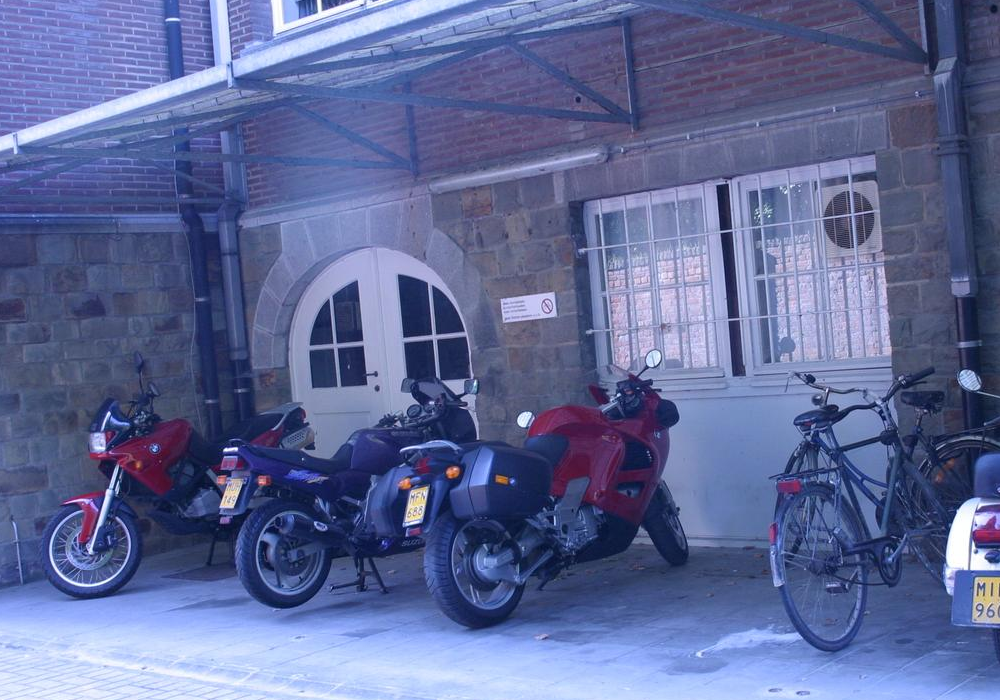
%> input picture img/bike/1.png, 1000 x 700 px
$ octave main.m   (GNU Octave 9; MATLAB toolbox functions it lacks are replaced by stand-ins)
%> lines starting %> are read from the running program, lines starting %| are printed output that depends on the picture
### Config.m
function []=Config()
%IO
global IO
global AS
global LPG
global Modeling
global L2LM

IO.data_path=strcat(pwd,'\img\');

IO.output_path=strcat(pwd,'\result\');
list=dir(fullfile(IO.data_path));
list=list(3:end);
IO.data_names=cell(length(list),1);
IO.Evaluation={'Img','Precsion','Recall','Total_Number','F_score'};

for i=1:length(list)
    IO.data_names{i}=list(i).name;
end

%parameters in a-sift
AS.ratio_test=1.5;
[AS.V]=tilts_sample2(7);

%parameters in generation of linepairs
LPG.d = 0.2;
LPG.theta = pi/18;

%parameters in modeling
Modeling.Nt=1000;
Modeling.Nr=2000;
Modeling.M=300;
Modeling.lambda_weight=1.1;
Modeling.gamma_radius=1;
Modeling.epsilon_likelyhood=0.01;
Modeling.epsilon_verification1=0.01;
Modeling.epsilon_verification2=0.05;

%parameters in L2L Matching
L2LM.d=0.1;
L2LM.o=0.5;
L2LM.Col_d=0.5;
L2LM.Col_theta=pi/18;
end

### lib/A_SIFT/tilts_sample2.m
function [V]=tilts_sample2(num_of_tilts)
%> called with num_of_tilts = 7


t_min = 1;
t_k = sqrt(2.);

% calculate the number of simulations
t = t_min * t_k .^ ((1:num_of_tilts) - 1);
num_rot = round((5*t+1) / 2);
%num_rot = round((5*t+1)); % double the number to accomdate 360 turns

num_rot(1) = 1;
num_sim = sum(num_rot);

%disp([num2str(num_sim) ' simulations']);

V=zeros(num_sim,2);

runner=1;
% simulate tilts and rotations
for tt = 1:num_of_tilts
    % tilt
    t = t_min * t_k^(tt-1);
    delta_theta = pi / num_rot(tt); % note this is 360 instead of 180 in a-sift
    for rr = 1:num_rot(tt)
        V(runner,1)=t;
        V(runner,2)= delta_theta * (rr-1);
        runner=runner+1;
    end;
end;

### lib/A_SIFT.m
function [f1,d1,f2,d2,matches,matches_all] = A_SIFT()
t1=cputime;
global AS
global IO

I1rgb=imread(strcat(IO.data_path,IO.img_name,'\1.png'));
%> I1rgb is the input picture: size 700x1000x3 uint8; mean R, G, B 94.9, 105.1, 151.7

if size(I1rgb,3)==3
    I1 = single(rgb2gray(I1rgb));
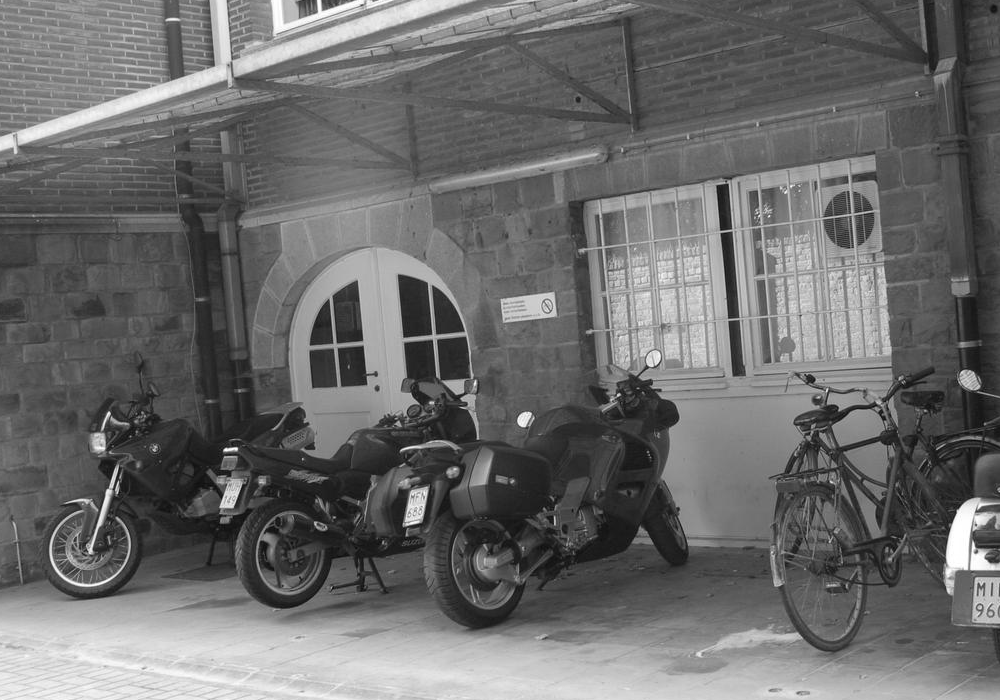
%> I1: size 700x1000 single; min 5, max 255, mean 107.3
else
    I1 = single(I1rgb);
end

I2rgb=imread(strcat(IO.data_path,IO.img_name,'\2.png'));
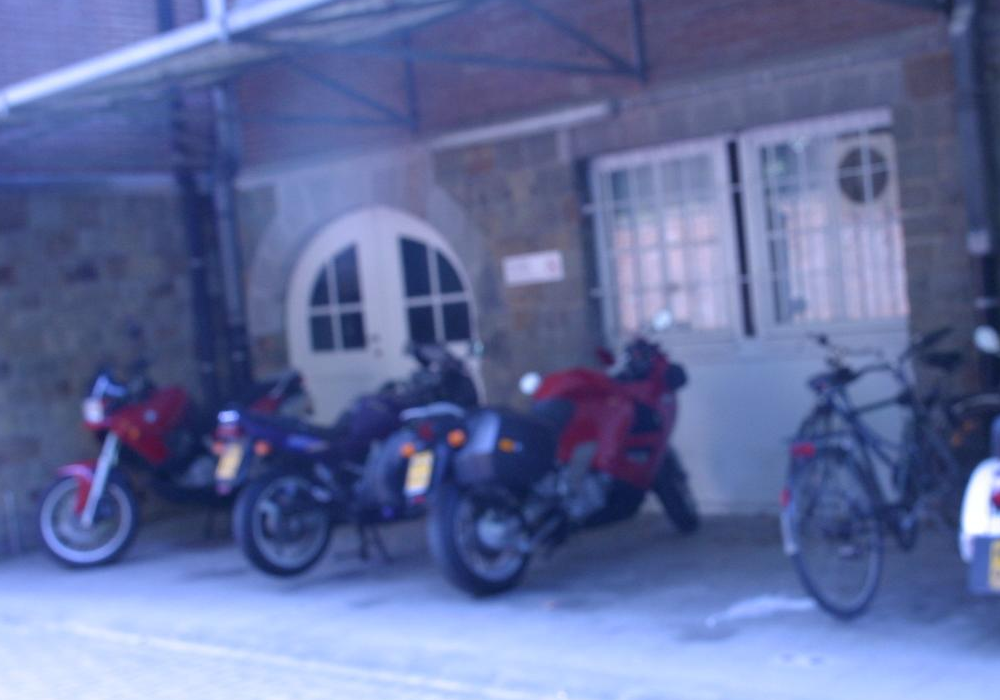
%> input picture img/bike/2.png, 1000 x 700 px
%> I2rgb is the input picture: size 700x1000x3 uint8; mean R, G, B 97.2, 109.3, 158.1
if size(I2rgb,3)==3
    I2 = single(rgb2gray(I2rgb));
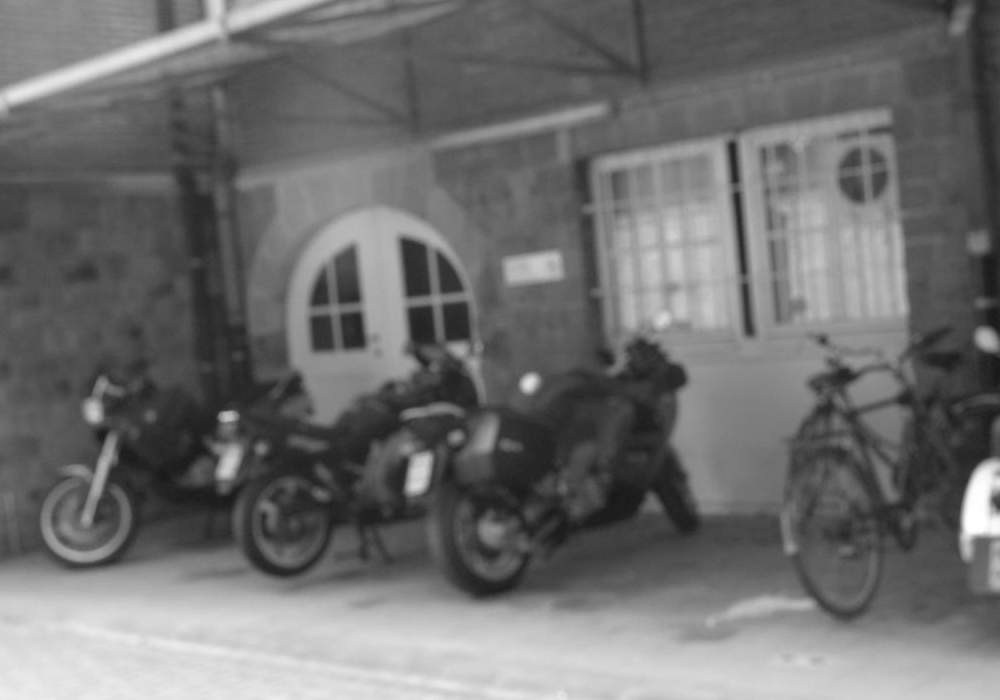
%> I2: size 700x1000 single; min 23, max 255, mean 111.2
else
    I2=single(I2rgb);
end

% d1 is the descritor
%f1= [x ,y scale, rotation, tilt(t), other_rot (phi)];
%> the run ends on the next line
[f1, d1]=asift_tune_par(I1, AS.V);
[f2, d2]=asift_tune_par(I2, AS.V);

if strcmp(IO.img_name,'ubc')
    [f1, d1]=asift_tune_par_less(I1, AS.V);
    [f2, d2]=asift_tune_par_less(I2, AS.V);
end

d1 = truncateVLSIFT(d1, 0.2);
d2 = truncateVLSIFT(d2, 0.2);

if size(d2,2)==0
    matches=[];
    matches_all=[];
    D_o=[];
    return;
end
[matches, matches_all, D_o]=vl_match_complete(d1, d2, AS.ratio_test);
t2=cputime-t1;
disp(strcat('The A-SIFT matching takes :',num2str(t2),'s'))
end

### SLEM.m
function [] = SLEM()
%A-SIFT Matching
[f1,~,f2,~,matches_points,matches_points_all]=A_SIFT();
% display_matches_points(strcat(IO.data_path,IO.img_name,'\1.png'),...
%     strcat(IO.data_path,IO.img_name,'\2.png'),matches_points(:,basic_points),f1,f2)

%Line Segments Loading and LinePairs Calculation
[lines1,linepairs1,lines2,linepairs2]=import_lines();

%Varying Projective Transformation Modeling
%Part of the code is from the citation ¡¶Code: Coherence based decision
%boundaries for feature correspondence¡·
%w:parameters of the VPT model£»
%matches,matches_all: the filtered correspondences by the coherent model
%inlier£¬inlier_all: the filtered correspondeces by the VPT model
%basic_point: the indexes of the basic points for the VPT model
%T_a,T_b: the transformation matrix of the normalization for the point
%coordinates
[w,~,inlier_all,matches_points,matches_points_all,basic_points,T_a,T_b]=VPT_Modeling(f1,f2,matches_points,matches_points_all);

%Initialization for Correspondence of LinePairs
[i_cor_linepairs]=Cor_LP_Initialization(linepairs1,linepairs2,matches_points_all,inlier_all,f1,f2);

%L2L Matching
[matches_lines]=L2L_Matching(f1,lines1,linepairs1,f2,lines2,linepairs2,i_cor_linepairs,w,T_a,T_b,matches_points,basic_points);

%Evaluation and Output
[correct_sample]=Evaluation(matches_lines);
Output(matches_lines,correct_sample,lines1,lines2)
end

### main.m
clear all;clc;
dbstop if error
addpath(genpath(pwd));
Config();
global IO

for i=1:length(IO.data_names)
    IO.img_name=IO.data_names{i};
    disp(['SLEM in ',IO.img_name])
    SLEM();
